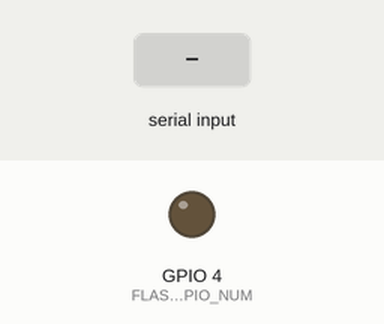
A sketch run on a simulated ESP32. Shown: output pins drawn as LEDs (lit = HIGH). Inputs (shaded band) come from the test bench. WiFi joins after 1.5 s; servers stay silent unless stated; uploads are accepted with an empty reply; the camera gives no picture; what the sketch prints to the serial monitor is not drawn.

Above: at 3.7 s.
3.8 s: "x" received over Serial
At 4.5 s:
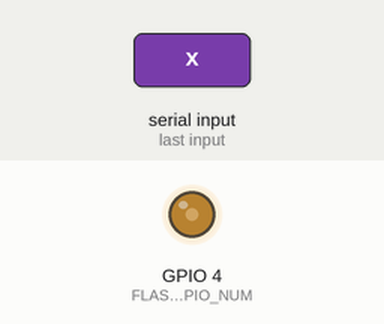
Timing chart, 0 to 6.8 s (numbered marks = the images above; inputs shaded):
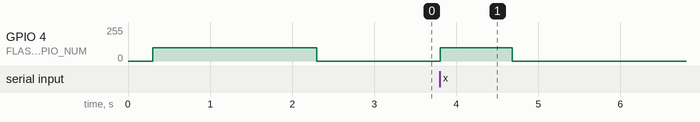

The sketch:

camxtofullreq.ino
```cpp
/*
 * sep26
   added flash when connecting to wifi
   added bucket + table
   added watch Poll
   includes #include <ArduinoJson.h>
   added filter cp_status(for approval, live request)
   simulates button press "x" to report that the cp is full

*/


#include "esp_camera.h"
#include <WiFi.h>
#include <HTTPClient.h>
#include "esp_timer.h"
#include "img_converters.h"
#include "Arduino.h"
#include "fb_gfx.h"
#include "soc/soc.h"
#include "soc/rtc_cntl_reg.h"
#include "esp_http_server.h"
#include <ArduinoJson.h>

const char* ssid = "Hotspot";
const char* password = "12345678";

const char* supabase_url = "https://uiciowpyxfawjvaddivu.supabase.co";
const char* supabase_key = "eyJhbGciOiJIUzI1NiIsInR5cCI6IkpXVCJ9.eyJpc3MiOiJzdXBhYmFzZSIsInJlZiI6InVpY2lvd3B5eGZhd2p2YWRkaXZ1Iiwicm9sZSI6InNlcnZpY2Vfcm9sZSIsImlhdCI6MTcyNzE0MDQyMCwiZXhwIjoyMDQyNzE2NDIwfQ.kR8PsVyqtW0QTJoFjFq6aiXU-iq0y3alXfJQIRMVgBw";

const char* storage_bucket = "images/public";

const char* controls_table_url = "https://uiciowpyxfawjvaddivu.supabase.co/rest/v1/controls";
const char* images_table_url = "https://uiciowpyxfawjvaddivu.supabase.co/rest/v1/images";

#define PWDN_GPIO_NUM     32
#define RESET_GPIO_NUM    -1
#define XCLK_GPIO_NUM      0
#define SIOD_GPIO_NUM     26
#define SIOC_GPIO_NUM     27
#define Y9_GPIO_NUM       35
#define Y8_GPIO_NUM       34
#define Y7_GPIO_NUM       39
#define Y6_GPIO_NUM       36
#define Y5_GPIO_NUM       21
#define Y4_GPIO_NUM       19
#define Y3_GPIO_NUM       18
#define Y2_GPIO_NUM        5
#define VSYNC_GPIO_NUM    25
#define HREF_GPIO_NUM     23
#define PCLK_GPIO_NUM     22
#define FLASH_GPIO_NUM     4

#define LEDC_CHANNEL      0
#define LEDC_TIMER        0
#define LEDC_BASE_FREQ    5000

unsigned long lastPollTime = 0;
int pollInterval = 10000;
int lastControlID = -1;

String imageName;

void connectToWiFi() {
  Serial.print("Connecting to WiFi");

  ledcWrite(LEDC_CHANNEL, 100);

  WiFi.begin(ssid, password);
  while (WiFi.status() != WL_CONNECTED) {
    delay(1000);
    Serial.print(".");
  }

  Serial.println("Connected to WiFi!");

  ledcWrite(LEDC_CHANNEL, 0);
}

camera_fb_t* skipFrames(int skip_count) {
  camera_fb_t* fb = NULL;
  for (int i = 0; i < skip_count; i++) {
    fb = esp_camera_fb_get();
    if (fb) {
      esp_camera_fb_return(fb);
    }
  }

  fb = esp_camera_fb_get();
  return fb;
}

void addImageRecordToTable(String imageName, String payload) {
  HTTPClient http;
  String imageUrl = String(supabase_url) + "/storage/v1/object/" + storage_bucket + "/" + imageName + ".png";

  http.begin(images_table_url);
  http.addHeader("Authorization", String("Bearer ") + supabase_key);
  http.addHeader("Content-Type", "application/json");
  http.addHeader("apikey", supabase_key);

  int httpResponseCode = http.POST(payload);

  if (httpResponseCode > 0) {
    String response = http.getString();
    Serial.println("Record added successfully to 'images' table! Response: " + response);
  } else {
    Serial.println("Error adding record to table. HTTP response code: " + String(httpResponseCode));
  }

  http.end();
}

void captureAndUploadImage(String payloadTemplate) {

  ledcWrite(LEDC_CHANNEL, 100);

  camera_fb_t *fb = skipFrames(7);

  if (!fb) {
    Serial.println("Camera capture failed");
    return;
  }

  imageName = "upload-" + String(millis()) + ".png";

  HTTPClient http;
  String url = String(supabase_url) + "/storage/v1/object/" + storage_bucket + "/" + imageName;
  http.begin(url.c_str());
  http.addHeader("Authorization", String("Bearer ") + supabase_key);
  http.addHeader("Content-Type", "image/png");

  int httpResponseCode = http.POST(fb->buf, fb->len);
  if (httpResponseCode > 0) {
    String response = http.getString();
    Serial.println("Image uploaded successfully! Response: " + response);

    String imageUrl = String(supabase_url) + "/storage/v1/object/public/" + storage_bucket + "/" + imageName;

    String payload = payloadTemplate;
    payload.replace("{image_url}", imageUrl);

    addImageRecordToTable(imageName, payload);
  } else {
    Serial.println("Error uploading image. HTTP response code: " + String(httpResponseCode));
  }

  ledcWrite(LEDC_CHANNEL, 0);

  http.end();
  esp_camera_fb_return(fb);
}

void pollControlsTable() {
  HTTPClient http;
  String url = String(controls_table_url) + "?order=id.desc";
  http.begin(url);
  http.addHeader("Authorization", String("Bearer ") + supabase_key);
  http.addHeader("apikey", supabase_key);

  int httpResponseCode = http.GET();
  if (httpResponseCode > 0) {
    String response = http.getString();

    DynamicJsonDocument doc(1024);
    deserializeJson(doc, response);

    if (doc.size() > 0) {
      int controlID = doc[0]["id"];
      String who = doc[0]["who"];

      if (controlID != lastControlID) {
        lastControlID = controlID;
        Serial.println("New control found, capturing image...");

        String payloadTemplate;

        if (who == "live request CP1") {
          payloadTemplate = "{\"image_url\": \"{image_url}\", \"status\": \"LIVE\", \"cp_id\": \"CP1\"}";
        } else if (who == "for approval") {
          payloadTemplate = "{\"image_url\": \"{image_url}\", \"status\": \"for approval\", \"cp_id\": \"CP1\"}";
        } else {
          Serial.println("Unknown 'who' field value: " + who);
          return;
        }

        captureAndUploadImage(payloadTemplate);
      } else {
        Serial.println("No new control.");
      }
    } else {
      Serial.println("No controls found.");
    }
  } else {
    Serial.println("Error in polling controls table. HTTP response code: " + String(httpResponseCode));
  }

  http.end();
}

void retrieveLatestControlID() {
  HTTPClient http;
  String url = String(controls_table_url) + "?order=id.desc&limit=1";
  http.begin(url);
  http.addHeader("Authorization", String("Bearer ") + supabase_key);
  http.addHeader("apikey", supabase_key);

  int httpResponseCode = http.GET();
  if (httpResponseCode > 0) {
    String response = http.getString();
    Serial.println("Latest control response: " + response);

    DynamicJsonDocument doc(512);
    deserializeJson(doc, response);

    if (doc.size() > 0) {
      lastControlID = doc[0]["id"];
      Serial.println("Latest control ID: " + String(lastControlID));
    }
  } else {
    Serial.println("Error retrieving latest control ID. HTTP response code: " + String(httpResponseCode));
  }

  http.end();
}

void sendImageToCpApproval() {
  Serial.println("CP1 is full, sending image to cp_approval table");

  ledcWrite(LEDC_CHANNEL, 100);

  camera_fb_t *fb = skipFrames(7);

  if (!fb) {
    Serial.println("Camera capture failed");
    return;
  }

  String imageName = "cp_approval-" + String(millis()) + ".png";

  HTTPClient http;
  String url = String(supabase_url) + "/storage/v1/object/" + storage_bucket + "/" + imageName;
  http.begin(url.c_str());
  http.addHeader("Authorization", String("Bearer ") + supabase_key);
  http.addHeader("Content-Type", "image/png");

  int httpResponseCode = http.POST(fb->buf, fb->len);
  if (httpResponseCode > 0) {
    String response = http.getString();
    Serial.println("Image uploaded successfully! Response: " + response);

    String imageUrl = String(supabase_url) + "/storage/v1/object/public/" + storage_bucket + "/" + imageName;

    String payload = "{\"image_url\": \"" + imageUrl + "\", \"status\": \"full\", \"cp_name\": \"CP1\"}";

    http.begin(String(supabase_url) + "/rest/v1/cp_approval");
    http.addHeader("Authorization", String("Bearer ") + supabase_key);
    http.addHeader("Content-Type", "application/json");
    http.addHeader("apikey", supabase_key);

    httpResponseCode = http.POST(payload);
    if (httpResponseCode > 0) {
      response = http.getString();
      Serial.println("Record added successfully to cp_approval table! Response: " + response);
    } else {
      Serial.println("Error adding record to cp_approval table. HTTP response code: " + String(httpResponseCode));
    }
  } else {
    Serial.println("Error uploading image. HTTP response code: " + String(httpResponseCode));
  }

  ledcWrite(LEDC_CHANNEL, 0);

  http.end();
  esp_camera_fb_return(fb);
}
void setup() {

  Serial.begin(115200);

  ledcSetup(LEDC_CHANNEL, LEDC_BASE_FREQ, 8);
  ledcAttachPin(FLASH_GPIO_NUM, LEDC_CHANNEL);

  WRITE_PERI_REG(RTC_CNTL_BROWN_OUT_REG, 0);

  camera_config_t config;
  config.ledc_channel = LEDC_CHANNEL_0;
  config.ledc_timer = LEDC_TIMER_0;
  config.pin_d0 = Y2_GPIO_NUM;
  config.pin_d1 = Y3_GPIO_NUM;
  config.pin_d2 = Y4_GPIO_NUM;
  config.pin_d3 = Y5_GPIO_NUM;
  config.pin_d4 = Y6_GPIO_NUM;
  config.pin_d5 = Y7_GPIO_NUM;
  config.pin_d6 = Y8_GPIO_NUM;
  config.pin_d7 = Y9_GPIO_NUM;
  config.pin_xclk = XCLK_GPIO_NUM;
  config.pin_pclk = PCLK_GPIO_NUM;
  config.pin_vsync = VSYNC_GPIO_NUM;
  config.pin_href = HREF_GPIO_NUM;
  config.pin_sscb_sda = SIOD_GPIO_NUM;
  config.pin_sscb_scl = SIOC_GPIO_NUM;
  config.pin_pwdn = PWDN_GPIO_NUM;
  config.pin_reset = RESET_GPIO_NUM;
  config.xclk_freq_hz = 20000000;
  config.pixel_format = PIXFORMAT_JPEG;

  if (psramFound()) {

    config.frame_size = FRAMESIZE_UXGA;
    config.jpeg_quality = 10;
    config.fb_count = 2;
  } else {

    config.frame_size = FRAMESIZE_SVGA;
    config.jpeg_quality = 12;
    config.fb_count = 1;
  }

  esp_err_t err = esp_camera_init(&config);
  if (err != ESP_OK) {
    Serial.printf("Camera init failed with error 0x%x", err);
    return;
  }

  connectToWiFi();

  retrieveLatestControlID();
}

void loop() {
  unsigned long currentTime = millis();

  if (currentTime - lastPollTime >= pollInterval) {
    pollControlsTable();
    lastPollTime = currentTime;
  }

    if (Serial.available() > 0) {
    char incoming = Serial.read();
    if (incoming == 'x') {
      Serial.println("CP1 is full sending image to cpa_approval");
      sendImageToCpApproval();
    }
  }
}
```

Measured:
- after the input at 3.8 s, GPIO 4 (FLASH_GPIO_NUM): 0/255 → 100/255 at once, → 0/255 0.88 s later
